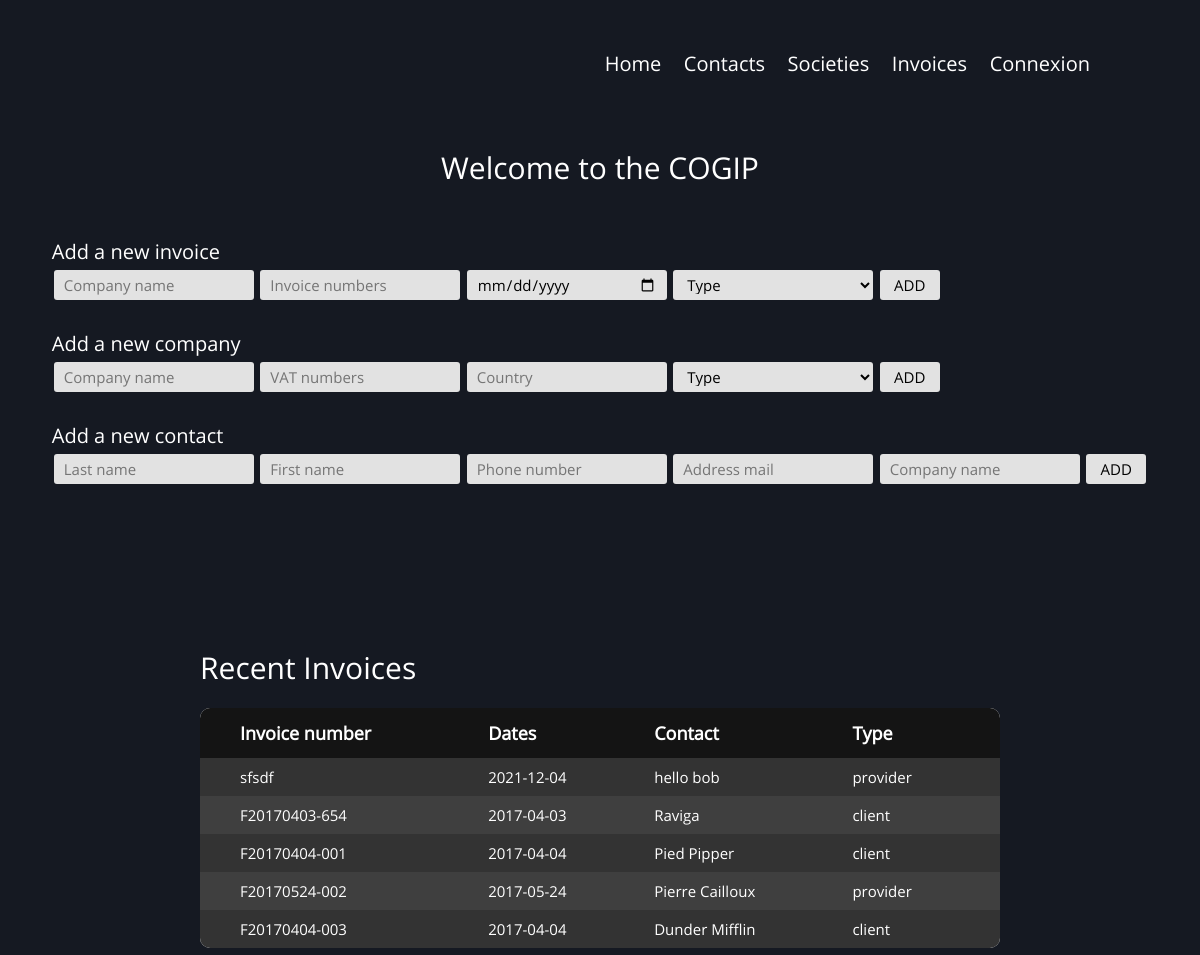
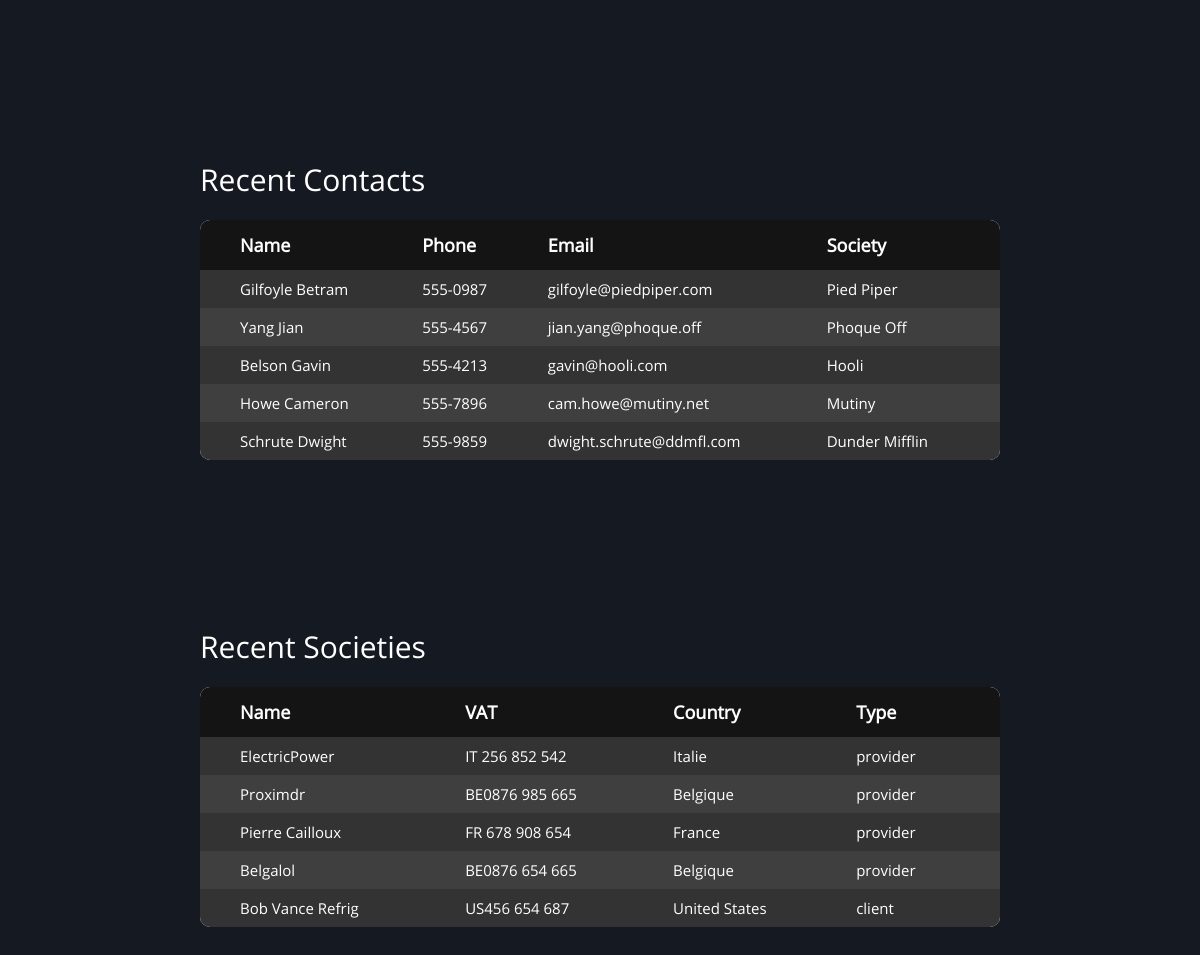
The page / on the database its author committed (2 pictures, top to bottom).
### tables this page shows
CREATE TABLE IF NOT EXISTS `invoices` (
  `id` int(10) UNSIGNED NOT NULL AUTO_INCREMENT,
  `society_id` int(2) NOT NULL,
  `numbers` varchar(50) NOT NULL,
  `dates` date NOT NULL,
  `societyName` varchar(30) NOT NULL,
  `type` varchar(30) NOT NULL,
  PRIMARY KEY (`id`)
);

CREATE TABLE IF NOT EXISTS `contacts` (
  `id` int(10) UNSIGNED NOT NULL AUTO_INCREMENT,
  `lastName` varchar(50) NOT NULL,
  `firstName` varchar(50) NOT NULL,
  `phone` varchar(50) NOT NULL,
  `email` varchar(50) NOT NULL,
  `societyName` varchar(50) NOT NULL,
  PRIMARY KEY (`id`)
);

CREATE TABLE IF NOT EXISTS `societies` (
  `id` int(10) UNSIGNED NOT NULL AUTO_INCREMENT,
  `name` varchar(60) NOT NULL,
  `vat` varchar(50) NOT NULL,
  `country` varchar(40) NOT NULL,
  `type` varchar(50) NOT NULL,
  PRIMARY KEY (`id`)
);

### models/Model.php (called while the page is built, shortened)
<?php
abstract class Model{
    private static $_bdd;
    private static function setBdd(){
        self::$_bdd = new PDO('mysql:host='.self::db_host.';dbname='.self::db_name.';charset=UTF8',self::db_user,self::db_pass);
        self::$_bdd -> setAttribute(PDO::ATTR_ERRMODE, PDO::ERRMODE_WARNING);
        self::$_bdd -> setAttribute(PDO::ATTR_DEFAULT_FETCH_MODE, PDO::FETCH_ASSOC);
    }
    protected function getBdd(){
        return self::$_bdd;
    }
    protected function getFive($tableName, $objectName){
        $dataTable = [];
        $req = self::getBdd()->prepare('SELECT * FROM '.$tableName.' ORDER BY id DESC LIMIT 0,5');
        $req->execute();
        while( $data = $req->fetch(PDO::FETCH_ASSOC)){
            $dataTable[] = new $objectName($data);
        }
        return $dataTable;
    }
}

### models/ContactManager.php (called while the page is built, shortened)
<?php
class ContactManager extends Model{
    public function getFiveContacts(){
        return $this->getFive('contacts', 'Contact');
    }
}

### index.php (called while the page is built, shortened)
<?php
$router = new Router();
$router -> routeRequest();

### models/Contact.php (called while the page is built, shortened)
<?php
class Contact {
    protected $_id;
    protected $_lastName;
    protected $_firstName;
    protected $_phone;
    protected $_email;
    protected $_societyName;
    public function hydrate(array $data){
        foreach($data as $key => $value){
            $method = 'set'.ucfirst($key);
        }
    }
    public function setId($id){
        $id = (int) $id;
        if($id > 0) $this->_id = $id;
    }
    public function setLastName($lastName){
        if(is_string($lastName)) $this->_lastName = $lastName;
    }
    public function setFirstName($firstName){
        if(is_string($firstName)) $this->_firstName = $firstName;
    }
    public function setPhone($phone){
        if(is_string($phone)) $this->_phone = $phone;
    }
    public function setEmail($email){
        if(is_string($email)) $this->_email = $email;
    }
    public function setSocietyName($societyName){
        if(is_string($societyName)) $this->_societyName = $societyName;
    }
    public function id()          { return $this->_id;          }
    public function lastName()    { return $this->_lastName;    }
    public function firstName()   { return $this->_firstName;   }
    public function phone()       { return $this->_phone;       }
    public function email()       { return $this->_email;       }
    public function societyName() { return $this->_societyName; }
}

### models/InvoiceManager.php (called while the page is built, shortened)
<?php
class InvoiceManager extends Model{
    public function getFiveInvoices(){
        return $this->getFive('invoices', 'Invoice');
    }
}

### models/Invoice.php (called while the page is built, shortened)
<?php
class Invoice {
    private $_id;
    private $_numbers;
    private $_dates;
    private $_societyName;
    private $_type;
    public function hydrate(array $data){
        foreach($data as $key => $value){
            $method = 'set'.ucfirst($key);
        }
    }
    public function setId($id){
        $id = (int) $id;
        if($id > 0) $this->_id = $id;
    }
    public function setNumbers($numbers){
        if(is_string($numbers)) $this->_numbers = $numbers;
    }
    public function setDates($dates){
        if(is_string($dates)) $this->_dates = $dates;
    }
    public function setType($type){
        if(is_string($type)) $this->_type = $type;
    }
    public function setSocietyName($societyName){
        if(is_string($societyName)) $this->_societyName = $societyName;
    }
    public function id()          { return $this->_id;          }
    public function numbers()     { return $this->_numbers;     }
    public function dates()       { return $this->_dates;       }
    public function type()        { return $this->_type;        }
    public function societyName() { return $this->_societyName; }
}

### models/SocietyManager.php (called while the page is built, shortened)
<?php
class SocietyManager extends Model{
    public function getFiveSocieties(){
        return $this->getFive('societies', 'Society');
    }
}

### models/Society.php (called while the page is built, shortened)
<?php
class Society {
    private $_id;
    private $_name;
    private $_vat;
    private $_country;
    private $_type;
    public function hydrate(array $data){
        foreach($data as $key => $value){
            $method = 'set'.ucfirst($key);
        }
    }
    public function setId($id){
        $id = (int) $id;
        if($id > 0) $this->_id = $id;
    }
    public function setName($name){
        if(is_string($name)) $this->_name = $name;
    }
    public function setVat($vat){
        if(is_string($vat)) $this->_vat = $vat;
    }
    public function setCountry($country){
        if(is_string($country)) $this->_country = $country;
    }
    public function setType($type){
        if(is_string($type)) $this->_type = $type;
    }
    public function id()      { return $this->_id;      }
    public function vat()     { return $this->_vat;     }
    public function name()    { return $this->_name;    }
    public function country() { return $this->_country; }
    public function type()    { return $this->_type;    }
}

### views/viewHome.php (the view, shortened to what this page needs)
<?php
    $datasContacts = '';
    foreach($contacts as $contact ){
        $datasContacts .=
            '<tr data-href="DetailContact?'.$contact->id().'">
                <td class="column1">'.$contact->lastName().' '.$contact->firstName().'</td>
                <td class="column2">'.$contact->phone()      .'</td>
                <td class="column3">'.$contact->email()      .'</td>
                <td class="column4">'.$contact->societyName().'</td>
            </tr>'
        ;
    }
    $datasInvoices = '';
    foreach($invoices as $invoice ){
        $datasInvoices .=
            '<tr data-href="DetailInvoice?'.$invoice->id().'">
                <td class="column1">'.$invoice->numbers()    .'</td>
                <td class="column2">'.$invoice->dates()      .'</td>
                <td class="column3">'.$invoice->societyName().'</td>
                <td class="column4">'.$invoice->type()       .'</td>
            </tr>'
        ;
    }
    $datasSocieties = '';
    foreach($societies as $society ){
        $datasSocieties .=
            '<tr data-href="DetailSociety?'.$society->id().'">
                <td class="column1">'.$society->name()   .'</td>
                <td class="column2">'.$society->vat()    .'</td>
                <td class="column3">'.$society->country().'</td>
                <td class="column4">'.$society->type()   .'</td>
            </tr>'
        ;
    }
?>
<h2>Welcome to the COGIP</h2>
<?php require_once('forms.php')?>
 <section class="tablesContainer">
        <div class='tableContainer recentInvoices'>
            <h3>Recent Invoices</h3>
            <table class="tableInvoices">
                    <thead>
                        <tr class="tableHead">
                            <th class="column1">Invoice number</th>
                            <th class="column2">Dates</th>
                            <th class="column3">Contact</th>
                            <th class="column4">Type</th>
                        </tr>
                    </thead>
                    <tbody>
                        <?= $datasInvoices; ?>
                    </tbody>
            </table>
        </div>
        <div class='tableContainer recentContacts'>
                <h3>Recent Contacts</h3>
                <table class="tableContacts">
                    <thead>
                        <tr class="tableHead">
                            <th class="column1">Name</th>
                            <th class="column2">Phone</th>
                            <th class="column3">Email</th>
                            <th class="column4">Society</th>
                        </tr>
                    </thead>
                    <tbody>
                    <?= $datasContacts; ?>
                    </tbody>
                </table>
        </div>
        <div class='tableContainer recentSocieties'>
        <h3>Recent Societies</h3>
            <table class="tableSocieties">
                <thead>
                    <tr class="tableHead">
                        <th class="column1">Name</th>
                        <th class="column2">VAT</th>
                        <th class="column3">Country</th>
                        <th class="column4">Type</th>
                    </tr>
                </thead>
                <tbody>
                    <?= $datasSocieties; ?>
                </tbody>
            </table>
        </div>
    </section>
</body>
</html>

### rows shown on the page
invoices: numbers "sfsdf", dates "2021-12-04", societyName "hello bob", type "provider"
invoices: numbers "F20170403-654", dates "2017-04-03", societyName "Raviga", type "client"
invoices: numbers "F20170404-001", dates "2017-04-04", societyName "Pied Pipper", type "client"
invoices: numbers "F20170524-002", dates "2017-05-24", societyName "Pierre Cailloux", type "provider"
invoices: numbers "F20170404-003", dates "2017-04-04", societyName "Dunder Mifflin", type "client"
contacts: lastName "Gilfoyle", firstName "Betram", phone "555-0987", email "gilfoyle@piedpiper.com", societyName "Pied Piper"
contacts: lastName "Yang", firstName "Jian", phone "555-4567", email "jian.yang@phoque.off", societyName "Phoque Off"
contacts: lastName "Belson", firstName "Gavin", phone "555-4213", email "gavin@hooli.com", societyName "Hooli"
contacts: lastName "Howe", firstName "Cameron", phone "555-7896", email "cam.howe@mutiny.net", societyName "Mutiny"
contacts: lastName "Schrute", firstName "Dwight", phone "555-9859", email "dwight.schrute@ddmfl.com", societyName "Dunder Mifflin"
societies: name "ElectricPower", vat "IT 256 852 542", country "Italie", type "provider"
societies: name "Proximdr", vat "BE0876 985 665", country "Belgique", type "provider"
societies: name "Pierre Cailloux", vat "FR 678 908 654", country "France", type "provider"
societies: name "Belgalol", vat "BE0876 654 665", country "Belgique", type "provider"
societies: name "Bob Vance Refrig", vat "US456 654 687", country "United States", type "client"
